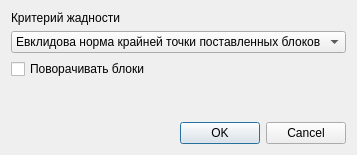
<?xml version="1.0" encoding="UTF-8"?>
<ui version="4.0">
 <class>GreedySolverDialog</class>
 <widget class="QDialog" name="GreedySolverDialog">
  <property name="geometry">
   <rect>
    <x>0</x>
    <y>0</y>
    <width>357</width>
    <height>155</height>
   </rect>
  </property>
  <property name="sizePolicy">
   <sizepolicy hsizetype="Fixed" vsizetype="Fixed">
    <horstretch>0</horstretch>
    <verstretch>0</verstretch>
   </sizepolicy>
  </property>
  <property name="windowTitle">
   <string>Параметры жадного алгоритма</string>
  </property>
  <layout class="QGridLayout" name="gridLayout">
   <property name="sizeConstraint">
    <enum>QLayout::SetDefaultConstraint</enum>
   </property>
   <item row="2" column="0">
    <widget class="QDialogButtonBox" name="buttonBox">
     <property name="orientation">
      <enum>Qt::Horizontal</enum>
     </property>
     <property name="standardButtons">
      <set>QDialogButtonBox::Cancel|QDialogButtonBox::Ok</set>
     </property>
    </widget>
   </item>
   <item row="1" column="0">
    <layout class="QFormLayout" name="formLayout">
     <property name="sizeConstraint">
      <enum>QLayout::SetDefaultConstraint</enum>
     </property>
     <property name="rowWrapPolicy">
      <enum>QFormLayout::WrapAllRows</enum>
     </property>
     <item row="0" column="0">
      <widget class="QLabel" name="label">
       <property name="sizePolicy">
        <sizepolicy hsizetype="Preferred" vsizetype="Fixed">
         <horstretch>0</horstretch>
         <verstretch>0</verstretch>
        </sizepolicy>
       </property>
       <property name="layoutDirection">
        <enum>Qt::LeftToRight</enum>
       </property>
       <property name="text">
        <string>Критерий жадности</string>
       </property>
       <property name="scaledContents">
        <bool>false</bool>
       </property>
       <property name="alignment">
        <set>Qt::AlignLeading|Qt::AlignLeft|Qt::AlignTop</set>
       </property>
      </widget>
     </item>
     <item row="0" column="1">
      <widget class="QComboBox" name="comboBox">
       <property name="sizePolicy">
        <sizepolicy hsizetype="Ignored" vsizetype="Fixed">
         <horstretch>0</horstretch>
         <verstretch>0</verstretch>
        </sizepolicy>
       </property>
       <item>
        <property name="text">
         <string>Евклидова норма крайней точки поставленных блоков</string>
        </property>
       </item>
       <item>
        <property name="text">
         <string>Манхеттенова норма крайней точки поставленных блоков</string>
        </property>
       </item>
       <item>
        <property name="text">
         <string>Чебышева норма до крайней точки поставленных блоков</string>
        </property>
       </item>
       <item>
        <property name="text">
         <string>Объём огибающего параллелепипеда для поставленных блоков</string>
        </property>
       </item>
       <item>
        <property name="text">
         <string>Евклидова норма до крайней точки текущего блока в контейнере</string>
        </property>
       </item>
       <item>
        <property name="text">
         <string>Манхеттенова норма до крайней точки текущего блока в контейнере</string>
        </property>
       </item>
       <item>
        <property name="text">
         <string>Чебышева норма до крайней точки текущего блока в контейнере</string>
        </property>
       </item>
       <item>
        <property name="text">
         <string>Максимальный по объёму блок на ближайшей позиции к началу</string>
        </property>
       </item>
      </widget>
     </item>
     <item row="1" column="1">
      <widget class="QCheckBox" name="rotateBoxes">
       <property name="text">
        <string>Поворачивать блоки</string>
       </property>
      </widget>
     </item>
    </layout>
   </item>
  </layout>
 </widget>
 <resources/>
 <connections>
  <connection>
   <sender>buttonBox</sender>
   <signal>accepted()</signal>
   <receiver>GreedySolverDialog</receiver>
   <slot>accept()</slot>
   <hints>
    <hint type="sourcelabel">
     <x>248</x>
     <y>254</y>
    </hint>
    <hint type="destinationlabel">
     <x>157</x>
     <y>274</y>
    </hint>
   </hints>
  </connection>
  <connection>
   <sender>buttonBox</sender>
   <signal>rejected()</signal>
   <receiver>GreedySolverDialog</receiver>
   <slot>reject()</slot>
   <hints>
    <hint type="sourcelabel">
     <x>316</x>
     <y>260</y>
    </hint>
    <hint type="destinationlabel">
     <x>286</x>
     <y>274</y>
    </hint>
   </hints>
  </connection>
 </connections>
</ui>
